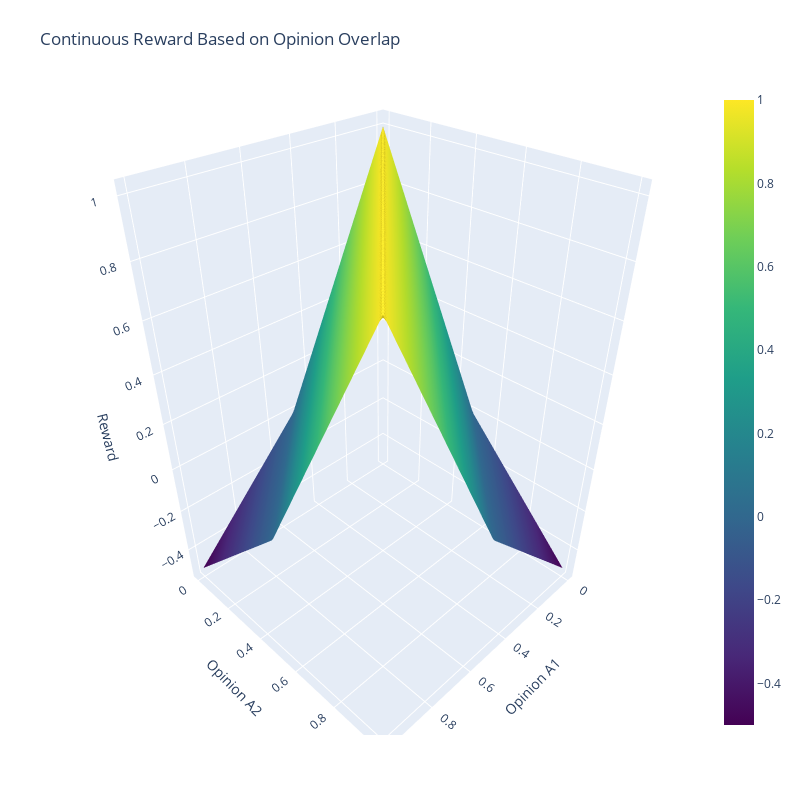

The code cell stored with this chart in its notebook:
### Code cell
import plotly.graph_objects as go
import numpy as np

# Function definition (assuming it's defined)
def get_reward_continuous(threshold, opinion_a1, opinion_a2):
    opinion_difference = abs(opinion_a1 - opinion_a2)
    
    # Interaction within tolerance
    if opinion_difference <= threshold:
        # Reward inversely proportional to difference, maxed when opinions are identical
        reward = 1 - (opinion_difference / threshold)
    else:
        # Reward decreases outside tolerance, but still offers some value
        # This could be adjusted based on specific modeling needs
        reward = 0.5 * (1 - (opinion_difference / threshold))
    
    return reward
# Define the threshold and range of opinions for A1 and A2
threshold = 0.5
opinions_a1 = np.linspace(0, 1, 100)  # A1's opinion from 0 to 1
opinions_a2 = np.linspace(0, 1, 100)  # A2's opinion from 0 to 1

# Create a meshgrid for opinions
X, Y = np.meshgrid(opinions_a1, opinions_a2)
Z = np.zeros_like(X)

# Calculate reward for each combination of A1 and A2 opinions
for i in range(X.shape[0]):
    for j in range(X.shape[1]):
        Z[i, j] = get_reward_continuous(threshold, X[i, j], Y[i, j])

# Create a 3D surface plot
fig = go.Figure(data=[go.Surface(z=Z, x=X, y=Y, colorscale='Viridis')])

# Update plot layout
fig.update_layout(title='Continuous Reward Based on Opinion Overlap', autosize=False,
                  width=800, height=800,
                  margin=dict(l=65, r=50, b=65, t=90),
                  scene=dict(
                      xaxis_title='Opinion A1',
                      yaxis_title='Opinion A2',
                      zaxis_title='Reward'
                  ))

# Show plot
fig.show()

### Figure 1 — Plotly figure (JSON) as saved in the notebook; plotly's stock layout.template omitted (floating-point values rounded to 4 significant figures; data arrays with more than 128 entries replaced by an {"elided": "..."} marker saying what was removed)
{"data": [{"colorscale": [[0, "#440154"], [0.1111, "#482878"], [0.2222, "#3e4989"], [0.3333, "#31688e"], [0.4444, "#26828e"], [0.5556, "#1f9e89"], [0.6667, "#35b779"], [0.7778, "#6ece58"], [0.8889, "#b5de2b"], [1, "#fde725"]], "type": "surface", "x": {"elided": "100x100 float values"}, "y": {"elided": "100x100 float values"}, "z": {"elided": "100x100 float values"}}], "layout": {"autosize": false, "height": 800, "margin": {"b": 65, "l": 65, "r": 50, "t": 90}, "scene": {"xaxis": {"title": {"text": "Opinion A1"}}, "yaxis": {"title": {"text": "Opinion A2"}}, "zaxis": {"title": {"text": "Reward"}}}, "title": {"text": "Continuous Reward Based on Opinion Overlap"}, "width": 800}}
